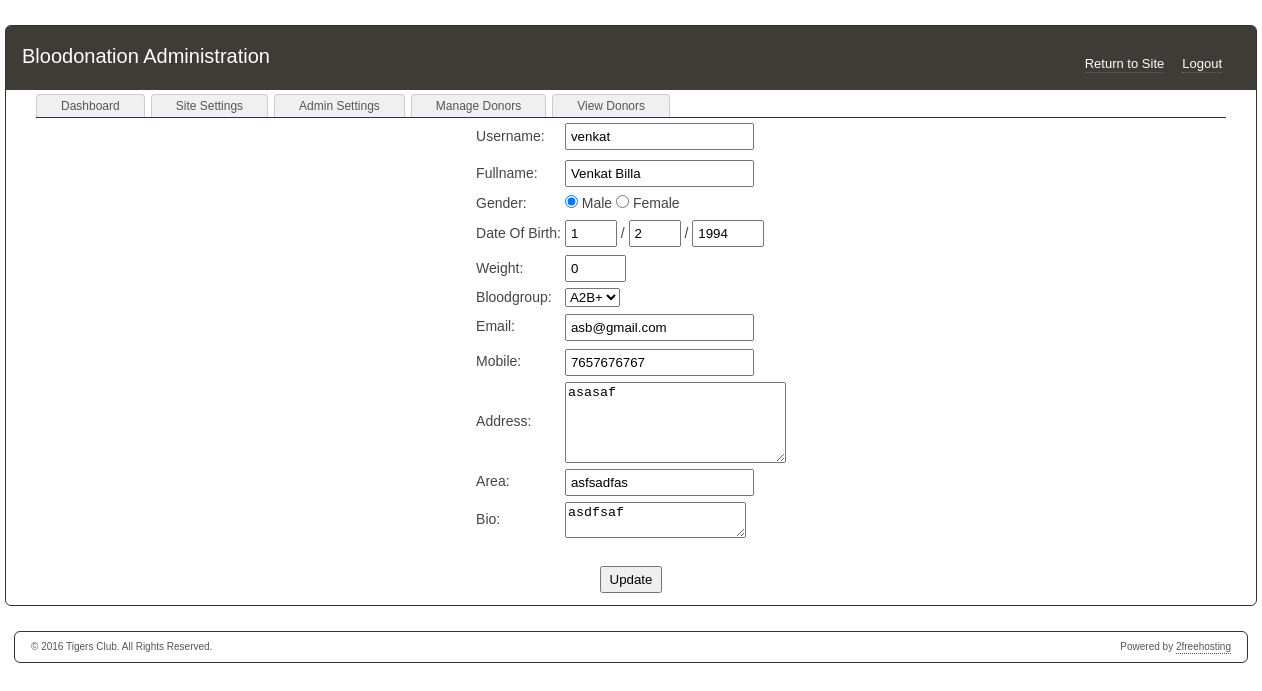
/admin/edit_donor.php?id=89 (signed in), run on the app's committed database.
### tables this page shows
CREATE TABLE IF NOT EXISTS `settings` (
  `setting` varchar(255) NOT NULL,
  `value` text NOT NULL,
  PRIMARY KEY (`setting`)
);

CREATE TABLE IF NOT EXISTS `donor` (
  `id` int(10) unsigned NOT NULL AUTO_INCREMENT,
  `date` timestamp NOT NULL DEFAULT CURRENT_TIMESTAMP,
  `username` varchar(15) NOT NULL,
  `password` varchar(100) NOT NULL,
  `fullname` varchar(25) NOT NULL,
  `gender` varchar(6) NOT NULL DEFAULT '',
  `day` int(2) NOT NULL,
  `month` int(2) NOT NULL,
  `year` int(4) NOT NULL,
  `weight` int(3) NOT NULL,
  `bloodgroup` varchar(5) NOT NULL,
  `email` varchar(25) NOT NULL,
  `mobile` varchar(113) NOT NULL,
  `address` varchar(250) NOT NULL,
  `city` varchar(25) NOT NULL,
  `bio` varchar(250) NOT NULL,
  PRIMARY KEY (`id`),
  UNIQUE KEY `username` (`username`)
);

### utils/config.php (called while the page is built, shortened)
<?php
$table_prefix = "";
?>

### admin/edit_donor.php (the view, shortened to what this page needs)
<?php
include '../utils/config.php';
include("../utils/functions.php");
if(isset($_GET['id']))
{
	$id=$_GET['id'];
$query1 = mysqli_query($conn,"select * from donor where id=$id");
$query2 = mysqli_fetch_array($query1);
?>
<?php
include("./admin_header.php");
?>
  <div id="content">
    <ul id="topTabs">
      <li><a href="./index.php">Dashboard</a></li>
      <li><a href="./site_settings.php">Site Settings</a></li>
      <li><a href="./admin_settings.php">Admin Settings</a></li>
      <li><a href="./manage_donors.php">Manage Donors</a></li>
      <li><a href="./count_view.php">View Donors</a></li>
    </ul>
		<form method="post" action="" >
<table align="center">
<tr><td>Username:</td> <td> <input type="text" class="form" name="username" value="<?=$query2['username'];?>"/></td></tr><tr>
<tr><td>Fullname:</td><td><input type="text" class="form" name="fullname" value="<?=$query2['fullname'];?>"/></td></tr>
<tr><td>Gender: </td><td><input type="radio" class="rform" name="gender" value="Male"
<?php
if($query2['gender'] == 'Male')
	echo 'checked = "true"';
?> checked/> Male
<input type="radio" class="rform" name="gender" value="Female"
<?php
if($query2['gender'] == 'Female')
	echo 'checked = "true"';
?>/> Female</td></tr>
<tr><td>Date Of Birth:</td><td><input type="number" class="form" name="day" placeholder="DD" value="<?=$query2['day'];?>" style="width:40px;" size="2"> / <input type="number" class="form" name="month" placeholder="MM" style="width:40px;" value="<?=$query2['month'];?>" size="2"> / <input type="number" class="form" name="year" placeholder="YYYY" style="width:60px;" value="<?=$query2['year'];?>" size="4"></td></tr>
<tr><td>Weight:</td><td><input type="text" class="form" name="weight" value="<?=$query2['weight'];?>" size="4"></td></tr>
<tr><td>Bloodgroup:</td><td><select name="bloodgroup" class="form">
	<?php $bloodgroup = $query2['bloodgroup']; ?>
<option value="A2B+" <?php selected(@$bloodgroup,"A2B+") ?> />A2B+</option>
</select></td></tr>
<tr><td>Email:</td><td><input type="text" class="form" name="email" placeholder="name@domain.com" value="<?=$query2['email'];?>"></td></tr>
<tr><td>Mobile:</td><td><input type="text" class="form" name="mobile" placeholder="10 digit mobile number" value="<?=$query2['mobile'];?>"></td></tr>
<tr><td>Address:</td>
<td><textarea class="form" name="address"
           rows="5"
           cols="25"/><?=$query2['address'];?></textarea></td></tr>
		   <tr><td>Area:</td><td><input type="text" class="form" name="city" value="<?=$query2['city'];?>" placeholder="Kundrathur"></td></tr>
<tr><td>Bio:</td><td><textarea class="form" name="bio"><?=$query2['bio'];?></textarea></td></tr>
<tr><td></td><td>
</table><br/>
<center><input type="submit" name="submit" value=" Update "></center>
</form>
	</div>
<?php
}
?>
<?php
include("./admin_footer.php");
?>

### admin/admin_header.php (shortened to what this page needs)
<!DOCTYPE html PUBLIC "-//W3C//DTD XHTML 1.0 Transitional//EN" "http://www.w3.org/TR/xhtml1/DTD/xhtml1-transitional.dtd">
<html xmlns="http://www.w3.org/1999/xhtml">
<head>
<link type="text/css" href="./stylesheet.css" rel="stylesheet" />
</head>
<body>
<div id="wrapper">
  <div id="header">
    <div id="logo">
      <a href="./index.php"><?php print ucwords(get_config('site_name')); ?> Administration</a>
    </div>
    <ul id="headernav">
<?php
if(isset($_SESSION['adminsession'])){
?>
      <li><a href="./logout.php">Logout</a></li>
<?php
}
?>
      <li><a href="../">Return to Site</a></li>
    </ul>
  </div>

### admin/admin_footer.php (shortened to what this page needs)
</div>
<div id="footer">
  <ul id="footernav">
    <li>Powered by <a href="http://www.2freehosting.com">2freehosting</a></li>
  </ul>
  &copy; <?php print date('Y'); print ' '.$site_copyright;?>. All Rights Reserved.
</div>
</body>
</html>

### admin/stylesheet.css (style rules this page uses)
body { color:#444; font-family:Verdana, Helvetica, Arial, sans-serif; font-size:14px; line-height:1.4; margin:0; padding:0; }
a,a:visited { color:#555; }
ul,ol { margin-bottom:18px; }
#wrapper { -moz-border-radius:6px; -webkit-border-radius:6px; background-color:#fff; border:solid 1px #333; border-radius:6px; margin:25px auto; padding:0; width:1250px; }
#header { -moz-border-radius-topleft:4px; -moz-border-radius-topright:4px; -webkit-border-top-left-radius:4px; -webkit-border-top-right-radius:4px; background-color:#3f3b37; border-top-left-radius:4px; border-top-right-radius:4px; padding:16px; }
#logo { float:left; }
#logo a { color: white; text-decoration: none; font-size: 20px; }
#headernav { float:right; margin:12px 0 0; }
#headernav li { float:right; list-style-type:none; margin:0 18px 0 0; padding:0; }
#headernav li a { border-bottom:1px dotted #696969; color:#fff; font-size:13px; padding-bottom:1px; text-decoration:none; }
#content { padding:0 30px 10px; }
#footer { -moz-border-radius:6px; -webkit-border-radius:6px; background-color:#fff; border:solid 1px #333; border-radius:6px; color:#555; font-size:10px; margin:0 auto 20px; padding:8px 16px; width:1200px; }
#footer a,#footer a:visited { color:#555; text-decoration:none; }
#footernav { float:right; margin:0; width:400px; }
#footernav li { float:right; list-style-type:none; margin:0 0 0 18px; padding:0; }
#footernav li a { border-bottom:1px dotted #555; color:#555; padding-bottom:1px; text-decoration:none; }
#topTabs { border-bottom:solid 1px #235; float:left; margin:4px 0 0; padding:0; width:100%; }
#topTabs li { -moz-border-radius-topleft:4px; -moz-border-radius-topright:4px; -webkit-border-top-left-radius:4px; -webkit-border-top-right-radius:4px; background-color:#f0f0f0; border:solid 1px #ccc; border-bottom:0; border-top-left-radius:4px; border-top-right-radius:4px; float:left; list-style-type:none; margin:0 6px 0 0; padding:0; }
#topTabs li a { color:#555; display:block; font-size:12px; padding:3px 24px; text-decoration:none; }
input { margin:2px 0; padding:4px; }

### data on the page
settings: value "Bloodonation"
donor: username "venkat", fullname "Venkat Billa", gender "☑", day "1", month "2", year "1994", weight "0", bloodgroup "A2B+", email "asb@gmail.com", mobile "7657676767", address "asasaf", city "asfsadfas", bio "asdfsaf"
settings: value "Tigers Club"
